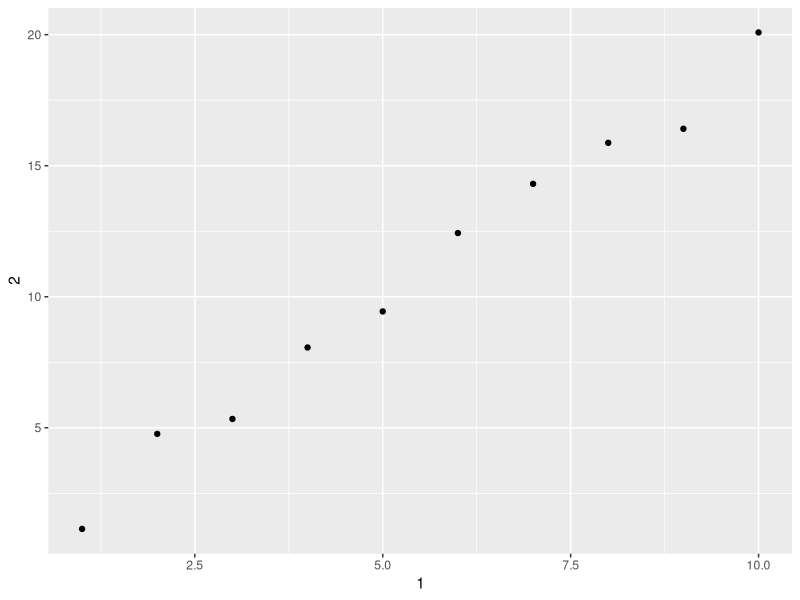

Here is the R script that generated this plot:
## ---- chunk 1
library(tibble)
## ---- chunk 2
# load the data
data(mtcars)

is(mtcars)  # the type is data.frame

mtcars %>% as_tibble()
## ---- chunk 3
library(ggplot2)

annoying <- tibble(
  `1` = 1:10,
  `2` = `1` * 2 + rnorm(length(`1`))
)

ggplot(data = annoying) +
  geom_point(aes(x = `1`, y = `2`))
## ---- chunk 4
annoying$`3` <- annoying$`2` / annoying$`1`
annoying
## ---- chunk 5
annoying$`1`
annoying
## ---- chunk 6
colnames(annoying) <- c("one", "two", "three")
annoying
## ---- chunk 7
v <- 1:10
names(v) <- letters[v]

d <- enframe(v)
d
## ---- chunk 8
options(tibble.max_extra_cols = 100)
